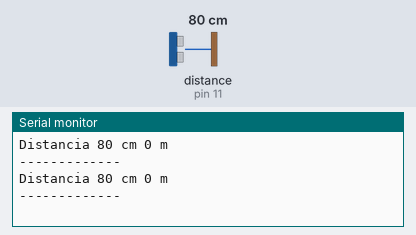
This sketch was run on a simulated Arduino Uno, built with avr-gcc and run on an emulated ATmega328P. On the bench: the last lines printed to the serial monitor. Inputs (shaded band) come from the test bench; at power-on: distance to the obstacle (sensor on pin 11) 80 cm. The echo pulse lasts 58.3 µs per cm.

Above: at 1.8 s.
1.9 s: distance to the obstacle (sensor on pin 11) set to 2 cm
At 2.7 s:
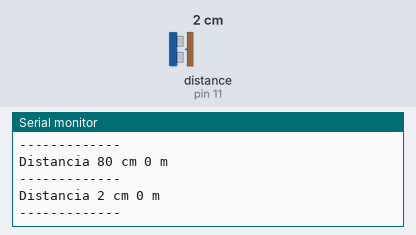
3.4 s: distance to the obstacle (sensor on pin 11) set to 4 cm
At 4.8 s:
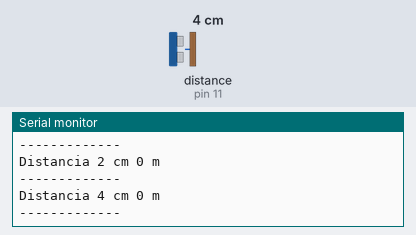
Timing chart, 0 to 6.4 s (numbered marks = the images above; inputs shaded):
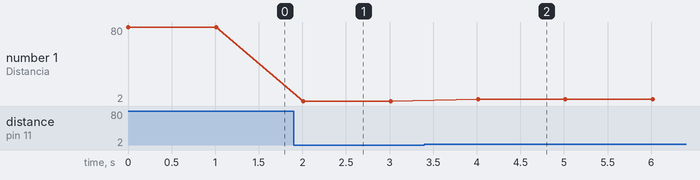

The sketch:

sensor_HC-SR04.ino
```cpp
#include <HCSR04.h>

#define p_trigger 10
#define p_echo 11

UltraSonicDistanceSensor distanceSensor(p_trigger, p_echo);

int dist_cm, dist_m;

void setup () {
    Serial.begin(9600);
}

void loop () {
    dist_cm = distanceSensor.measureDistanceCm();
    dist_m = dist_cm/100;
    Serial.print("Distancia ");
    Serial.print(dist_cm);
    Serial.print(" cm ");
    Serial.print(dist_m);
    Serial.println(" m ");
    Serial.println("-------------");
    delay(1000);
}
```

Measured:
- after the input at 1.9 s, the serial monitor: prints a new line after 0.11 s (image 1)
- after the input at 3.4 s, the serial monitor: prints a new line after 0.61 s (image 2)
- plotted number 1: 80 → 2 after the input at 1.9 s, 2 → 4 after the input at 3.4 s
